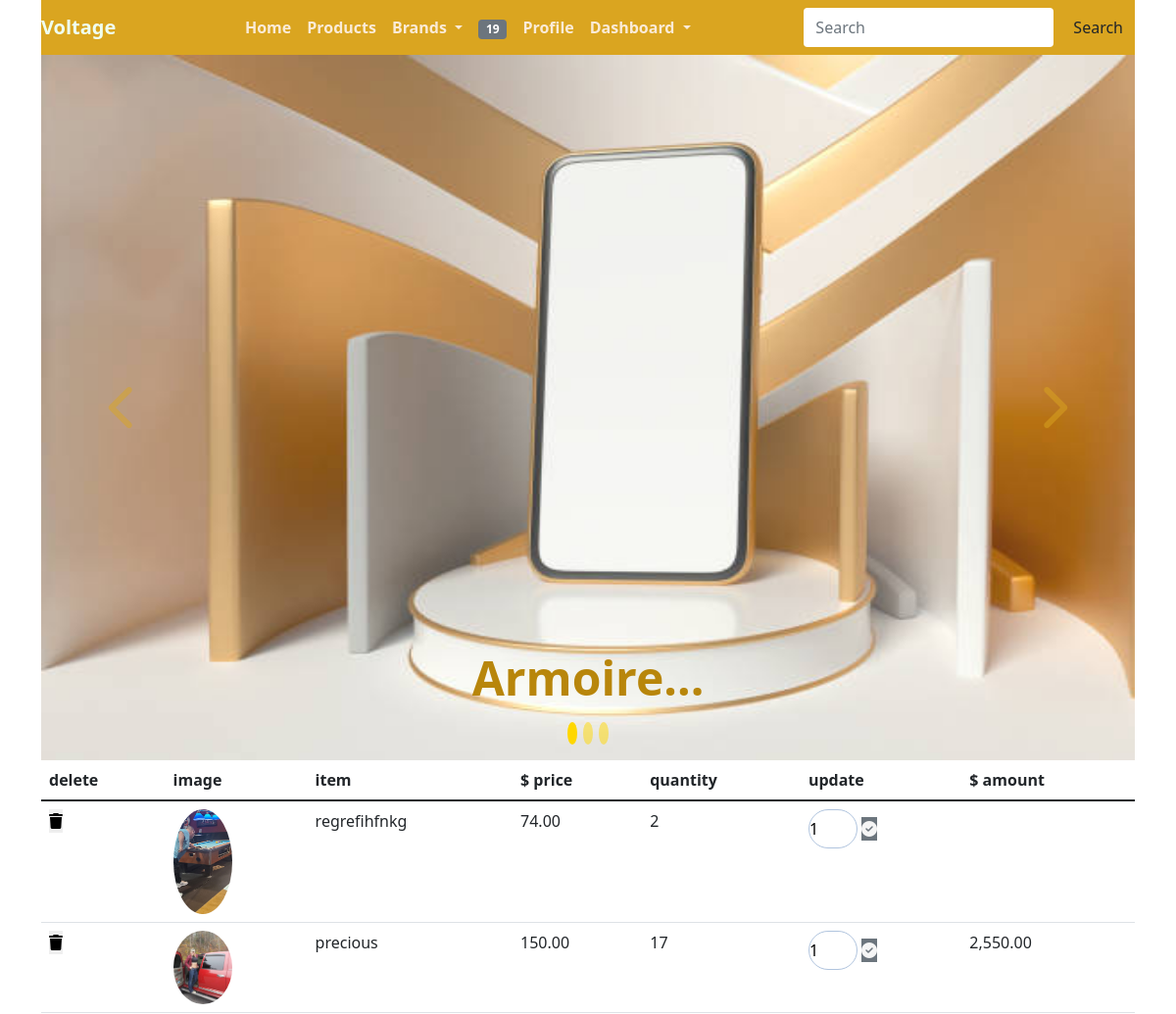
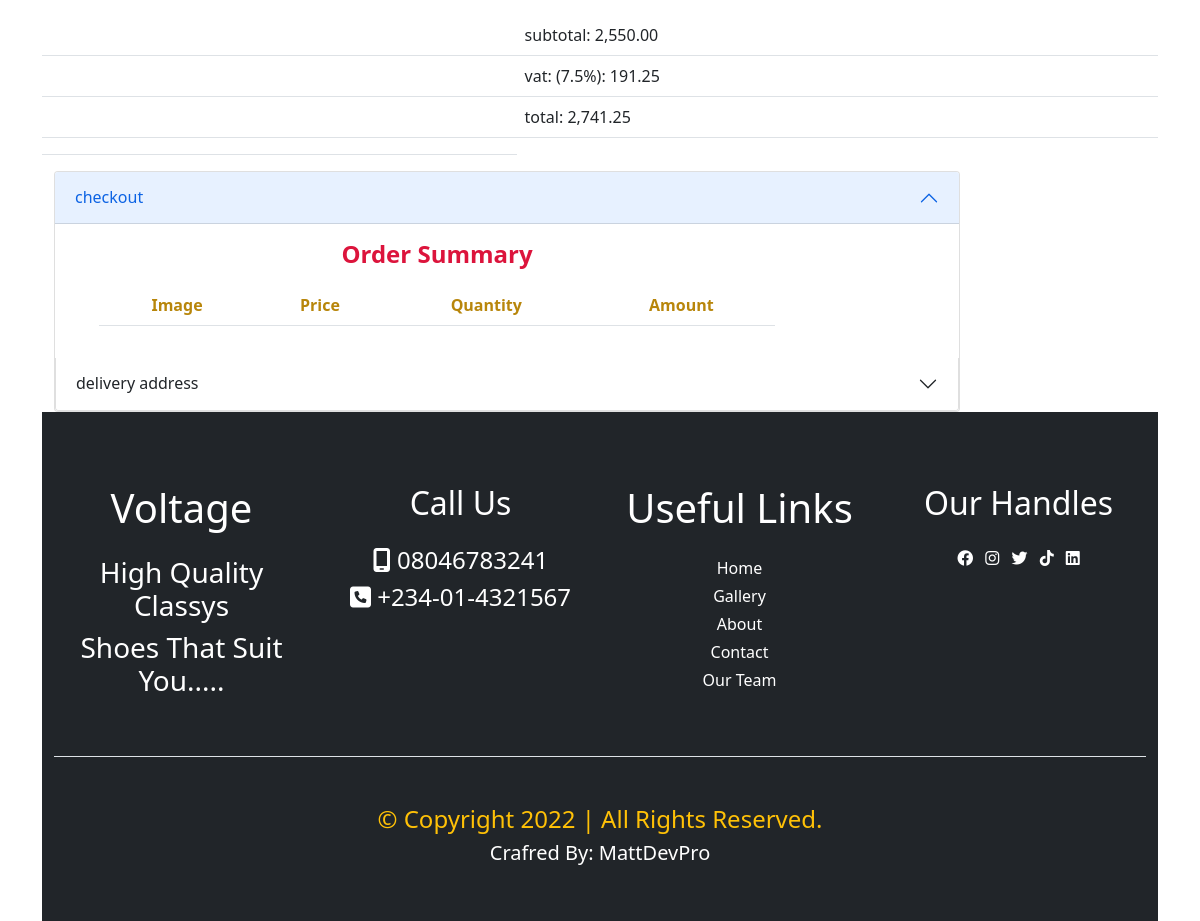
The app's page /displaycart (signed in) with its own data (2 pictures, top to bottom).
### home/models.py (models this page shows, shortened)
class Shopcart(models.Model):
    user = models.ForeignKey(User, on_delete=models.CASCADE)
    product = models.ForeignKey(Product, on_delete=models.CASCADE)
    name_id  = models.CharField(max_length=50)
    quantity = models.IntegerField()
    price = models.IntegerField()
    amount = models.IntegerField(blank=True, null=True)
    order_no = models.CharField(max_length=255)
    paid = models.BooleanField(default=False)
    created_at = models.DateTimeField(auto_now_add=True)

class Product(models.Model):
    title = models.CharField(max_length=250)
    img = models.ImageField(upload_to= 'product', default='prod.jpg')
    price = models.IntegerField()
    max_quantity = models.IntegerField()
    min_quantity = models.IntegerField()
    display = models.BooleanField()
    latest = models.BooleanField(default=False)
    trending = models.BooleanField(default=False)
    created = models.DateTimeField(auto_now_add=True)
    update = models.DateTimeField(auto_now=True)
    description = models.TextField()
    class Meta:
        db_table = 'product'
        managed = True
        verbose_name = 'Product'
        verbose_name_plural = 'Products'

### home/views.py (the view)
# urls.py: path('displaycart', views.displaycart, name='displaycart'),
def displaycart(request):
    trolley = Shopcart.objects.filter(user__username = request.user.username, paid=False)
    profile = Profile.objects.get(user__username = request.user.username)
    subtotal = 0
    vat = 0
    total = 0
    for cart in trolley:
        subtotal = cart.price * cart.quantity
    vat = 0.075 * subtotal
    total = vat + subtotal
    context = {
        'trolley':trolley,
        'subtotal':subtotal,
        'vat':vat,
        'total':total,
        'profile':profile,
    }
    return render(request, 'displaycart.html',context)

### home/context_processor.py (called while the page is built)
def readcart(request):
    cart = Shopcart.objects.filter(user__username = request.user.username, paid=False)
    cartcount = 0
    for count in cart:
        cartcount += count.quantity
    context = {
        'cartcount':cartcount
    }
    return context

### home/templates/displaycart.html (shortened to what this page needs)
{% extends 'base.html' %}
{% load humanize %}
{% block header %} {% include 'header.html' %}  {% endblock header %}
{% block carousel %} {% include 'carousel.html' %} {% endblock carousel %}
{% block content %}
<div class="container">
 <div class="row">
  <table class="table">
    <thead>
      <tr>
        <th scope="col">delete</th>
        <th scope="col">image</th>
        <th scope="col">item</th>
        <th scope="col">$ price</th>
        <th scope="col">quantity</th>
        <th scope="col">update</th>
        <th scope="col">$ amount</th>
      </tr>
    </thead>
    <tbody>
        {% if trolley %}
        {% for item in trolley %}
            <tr>
                <th scope="row">
                <form action="{% url 'deleteitem' %}" method="POST">
                      <button type="submit" onclick="return confirm('Are you sure you want to delete this item?')" class="border-0"><i class="fas fa-trash"></i></button></th>
                <td><img src="{{item.product.img.url}}" style="width: 60px;" class="rounded-circle w-20" style="height: 29;"></td>
                <td>{{item.name_id}}</td>
                <td>{{item.price|floatformat:2|intcomma}}</td>
                <td>{{item.quantity}}</td>
                <td>
                 <form action="{% url 'increase' %}" method="POST">
                   <input type="number" name="quant" min="{{item.product.min_quantity}}" value="1" max="{{item.product.max_quantity}}" style="width: 50px;">
                   <button type="submit" onclick="return confirm('Are you sure you want to add this item?')" class="border-0 bg-secondary"><i class="fa-solid fa-circle-check"></i></button>
                </form>
              </td>
                <td>{{item.amount|floatformat:2|intcomma}}</td>
          </tr>
    {% endfor %}
    {% endif %}
    </tbody>
    </table>
    <table class="table">
    <tbody>
        <tr>
            <td></td>
            <td></td>
            <td></td>
            <td></td>
            <td></td>
            <td></td>
            <td></td>
            <td>subtotal: {{subtotal|floatformat:2|intcomma}}</td>
        </tr>
        <tr>
            <td></td>
            <td></td>
            <td></td>
            <td></td>
            <td></td>
            <td></td>
            <td></td>
            <td>vat: (7.5%): {{vat|floatformat:2|intcomma}}</td>
        </tr>
        <tr>
            <td></td>
            <td></td>
            <td></td>
            <td></td>
            <td></td>
            <td></td>
            <td></td>
            <td>total: {{total|floatformat:2|intcomma}}</td>
        </tr>
        <tr>
            <td></td>
            <td></td>
            <td></td>
            <td></td>
            <td></td>
            <td></td>
            <td></td>
        </tr>
        </tbody>
      </table>
    </div>
</div>
<div class="container">
      <div class="row">
        <div class="col-10">
          <div class="accordion" id="accordionExample">
            <div class="accordion-item">
              <h2 class="accordion-header" id="headingOne">
                <button class="accordion-button checkbtn" type="button" data-bs-toggle="collapse" data-bs-target="#collapseOne" aria-expanded="true" aria-controls="collapseOne">
                  checkout
                </button>
              </h2>
              <div id="collapseOne" class="accordion-collapse collapse show" aria-labelledby="headingOne" data-bs-parent="#accordionExample">
                <div class="accordion-body">
                  <div class="container">
                    <div class="row">
                      <div class="col-10">
                        <h4 class="check-title mb-3">order summary</h4>
                        <div class="table-responsive table-box">
                        <table class="table">
                        <thead>
                        <tr>
                        <th scope="col">image</th>
                        <th scope="col">price</th>
                        <th scope="col">quantity</th>
                        <th scope="col">amount</th>
                      </tr>
                      </thead>
                  </table>
                      </div>
                    </div>
                  </div>
                </div>
              </div>
            </div>
            <div class="accordion-item">
              <h2 class="accordion-header" id="headingTwo">
                <button class="accordion-button collapsed" type="button" data-bs-toggle="collapse" data-bs-target="#collapseTwo" aria-expanded="false" aria-controls="collapseTwo">
                  delivery address
                </button>
              </h2>
              </div>
            </div>
          </div>
        </div>
      </div>
</div>
{% endblock content %}
{% block footer %} {% include 'footer.html' %} {% endblock footer %}

### home/static/css/style.css (style rules this page uses)
:root { --bg-color: goldenrod; --text-color: crimson; }
* { margin: 0; padding: 0; }
html { scroll-behavior: smooth; }
form input { height: 5vh; border-top-right-radius: 20px; border-top-left-radius: 20px; border-bottom-right-radius: 20px; border-bottom-left-radius: 20px; width: 30%; outline: none; border: 1px solid lightsteelblue; }
.table-box tr { color: darkgoldenrod; text-transform: capitalize; text-align: center; }
.check-title { text-align: center; text-transform: capitalize; color: crimson; font-weight: 900; }
.fa-solid { color: whitesmoke; align-self: center; }

### records on screen
Shopcart: product.img (picture), name_id "regrefihfnkg", price "74.00", quantity "2", quant "1"
Shopcart: product.img (picture), name_id "precious", price "150.00", quantity "17", amount "2,550.00"

### other values on screen
{{ cartcount }} "19"
{{ subtotal|floatformat:2|intcomma }} "2,550.00"
{{ vat|floatformat:2|intcomma }} "191.25"
{{ total|floatformat:2|intcomma }} "2,741.25"
